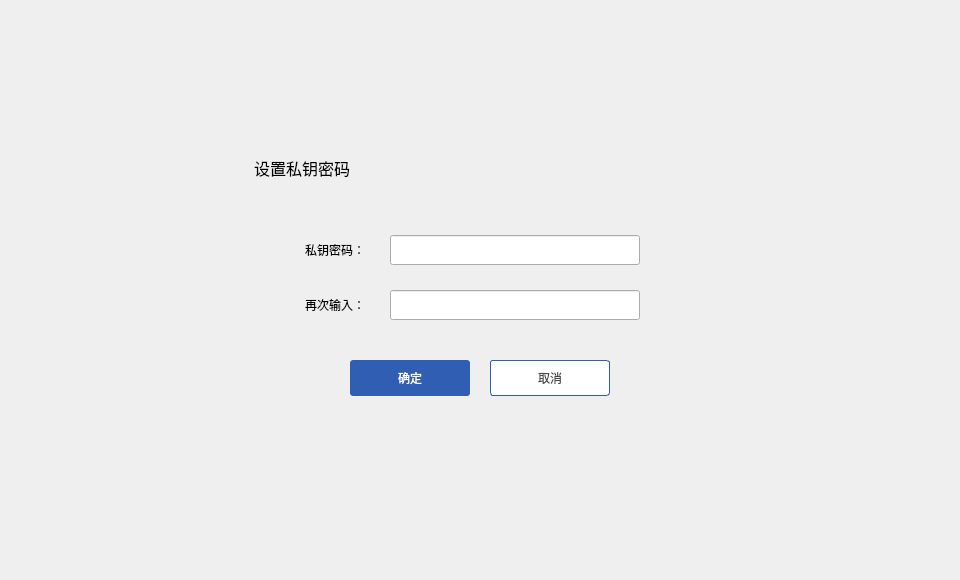
<?xml version="1.0" encoding="UTF-8"?>
<ui version="4.0">
 <class>ExportSetPwdDialog</class>
 <widget class="QDialog" name="ExportSetPwdDialog">
  <property name="geometry">
   <rect>
    <x>0</x>
    <y>0</y>
    <width>960</width>
    <height>580</height>
   </rect>
  </property>
  <property name="windowTitle">
   <string>Dialog</string>
  </property>
  <widget class="QWidget" name="widget" native="true">
   <property name="geometry">
    <rect>
     <x>0</x>
     <y>0</y>
     <width>960</width>
     <height>580</height>
    </rect>
   </property>
   <widget class="QWidget" name="containerWidget" native="true">
    <property name="geometry">
     <rect>
      <x>230</x>
      <y>140</y>
      <width>500</width>
      <height>300</height>
     </rect>
    </property>
    <property name="font">
     <font>
      <family>微软雅黑</family>
     </font>
    </property>
    <widget class="QLabel" name="contactLabel2">
     <property name="geometry">
      <rect>
       <x>24</x>
       <y>17</y>
       <width>171</width>
       <height>21</height>
      </rect>
     </property>
     <property name="font">
      <font>
       <family>微软雅黑</family>
       <pointsize>12</pointsize>
      </font>
     </property>
     <property name="styleSheet">
      <string notr="true"/>
     </property>
     <property name="text">
      <string>设置私钥密码</string>
     </property>
    </widget>
    <widget class="QToolButton" name="cancelBtn">
     <property name="geometry">
      <rect>
       <x>260</x>
       <y>220</y>
       <width>120</width>
       <height>36</height>
      </rect>
     </property>
     <property name="font">
      <font>
       <family>微软雅黑</family>
      </font>
     </property>
     <property name="cursor">
      <cursorShape>PointingHandCursor</cursorShape>
     </property>
     <property name="focusPolicy">
      <enum>Qt::NoFocus</enum>
     </property>
     <property name="styleSheet">
      <string notr="true">QToolButton{background-color:#ffffff;color:#484848;border:1px solid rgb(47,94,178);border-radius:3px;}
QToolButton:hover{color:rgb(47,94,178);}</string>
     </property>
     <property name="text">
      <string>取消</string>
     </property>
    </widget>
    <widget class="QToolButton" name="okBtn">
     <property name="geometry">
      <rect>
       <x>120</x>
       <y>220</y>
       <width>120</width>
       <height>36</height>
      </rect>
     </property>
     <property name="font">
      <font>
       <family>微软雅黑</family>
      </font>
     </property>
     <property name="cursor">
      <cursorShape>PointingHandCursor</cursorShape>
     </property>
     <property name="focusPolicy">
      <enum>Qt::NoFocus</enum>
     </property>
     <property name="styleSheet">
      <string notr="true">QToolButton{background-color:rgb(47,94,178);color:#ffffff;border:none;border-radius:3px;}
QToolButton:hover{background-color:rgb(0, 26, 73);}
QToolButton:disabled{background-color:#cecece;}</string>
     </property>
     <property name="text">
      <string>确定</string>
     </property>
    </widget>
    <widget class="QLabel" name="tipLabel2">
     <property name="geometry">
      <rect>
       <x>335</x>
       <y>220</y>
       <width>151</width>
       <height>16</height>
      </rect>
     </property>
     <property name="styleSheet">
      <string notr="true">color: rgb(255, 0, 0);</string>
     </property>
     <property name="text">
      <string/>
     </property>
    </widget>
    <widget class="QLabel" name="label_9">
     <property name="geometry">
      <rect>
       <x>55</x>
       <y>95</y>
       <width>80</width>
       <height>30</height>
      </rect>
     </property>
     <property name="font">
      <font>
       <family>微软雅黑</family>
       <stylestrategy>PreferDefault</stylestrategy>
      </font>
     </property>
     <property name="text">
      <string>私钥密码：</string>
     </property>
     <property name="alignment">
      <set>Qt::AlignRight|Qt::AlignTrailing|Qt::AlignVCenter</set>
     </property>
    </widget>
    <widget class="QLineEdit" name="confirmPwdLineEdit">
     <property name="geometry">
      <rect>
       <x>160</x>
       <y>150</y>
       <width>250</width>
       <height>30</height>
      </rect>
     </property>
     <property name="font">
      <font>
       <family>微软雅黑</family>
      </font>
     </property>
     <property name="contextMenuPolicy">
      <enum>Qt::DefaultContextMenu</enum>
     </property>
     <property name="echoMode">
      <enum>QLineEdit::Password</enum>
     </property>
    </widget>
    <widget class="QLabel" name="tipLabel">
     <property name="geometry">
      <rect>
       <x>335</x>
       <y>165</y>
       <width>151</width>
       <height>16</height>
      </rect>
     </property>
     <property name="styleSheet">
      <string notr="true">color: rgb(255, 0, 0);</string>
     </property>
     <property name="text">
      <string/>
     </property>
    </widget>
    <widget class="QLabel" name="label_7">
     <property name="geometry">
      <rect>
       <x>55</x>
       <y>150</y>
       <width>80</width>
       <height>30</height>
      </rect>
     </property>
     <property name="font">
      <font>
       <family>微软雅黑</family>
       <stylestrategy>PreferDefault</stylestrategy>
      </font>
     </property>
     <property name="text">
      <string>再次输入：</string>
     </property>
     <property name="alignment">
      <set>Qt::AlignRight|Qt::AlignTrailing|Qt::AlignVCenter</set>
     </property>
    </widget>
    <widget class="QLineEdit" name="pkPwdLineEdit">
     <property name="geometry">
      <rect>
       <x>160</x>
       <y>95</y>
       <width>250</width>
       <height>30</height>
      </rect>
     </property>
     <property name="font">
      <font>
       <family>微软雅黑</family>
      </font>
     </property>
     <property name="contextMenuPolicy">
      <enum>Qt::DefaultContextMenu</enum>
     </property>
     <property name="echoMode">
      <enum>QLineEdit::Password</enum>
     </property>
    </widget>
   </widget>
  </widget>
 </widget>
 <tabstops>
  <tabstop>pkPwdLineEdit</tabstop>
  <tabstop>confirmPwdLineEdit</tabstop>
 </tabstops>
 <resources/>
 <connections/>
</ui>
